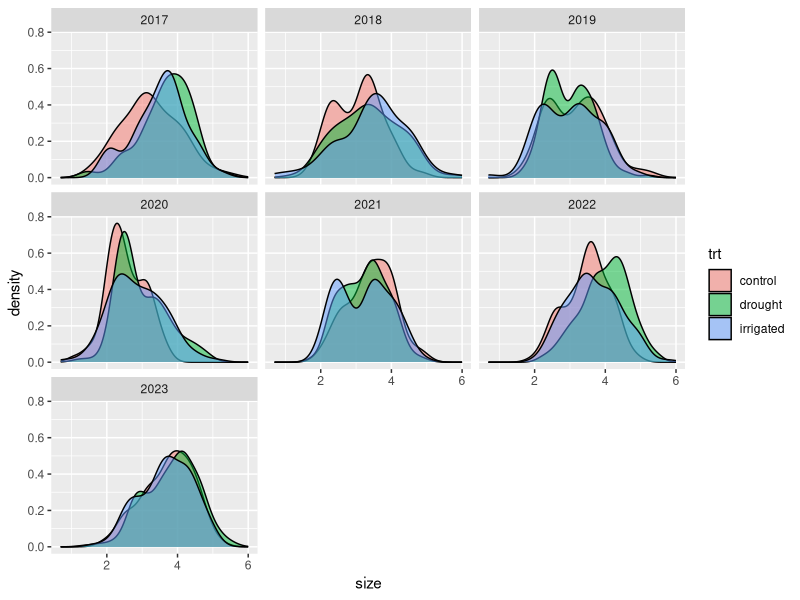
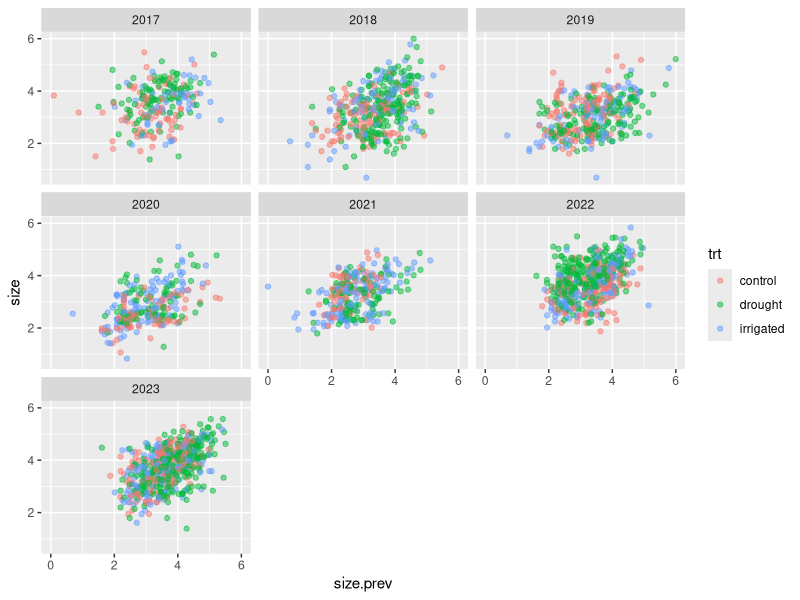
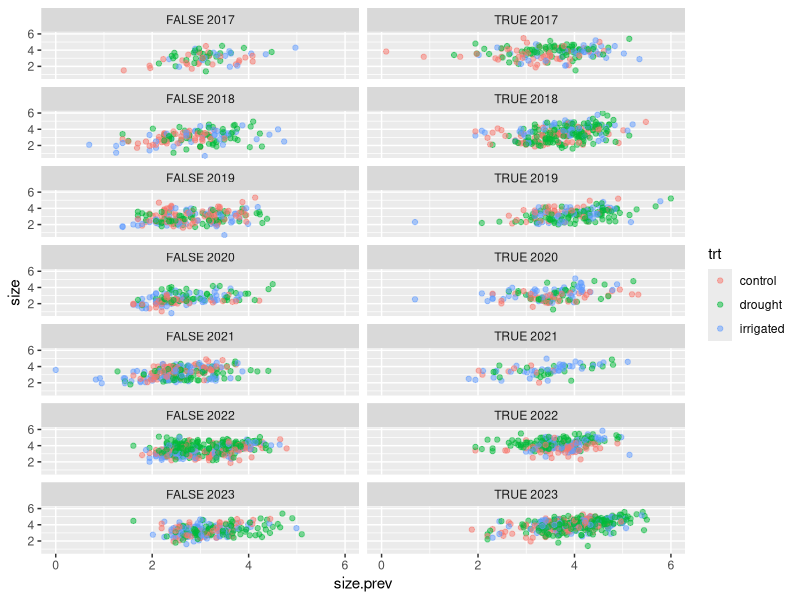
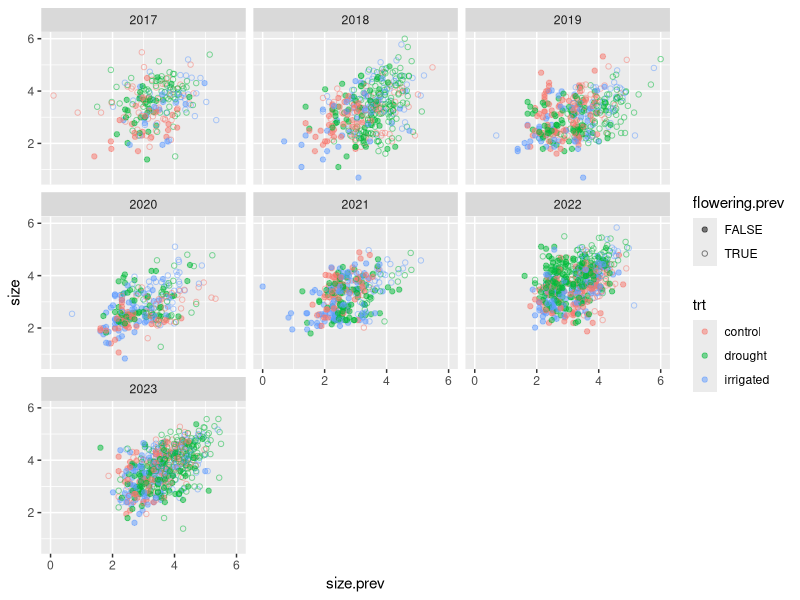
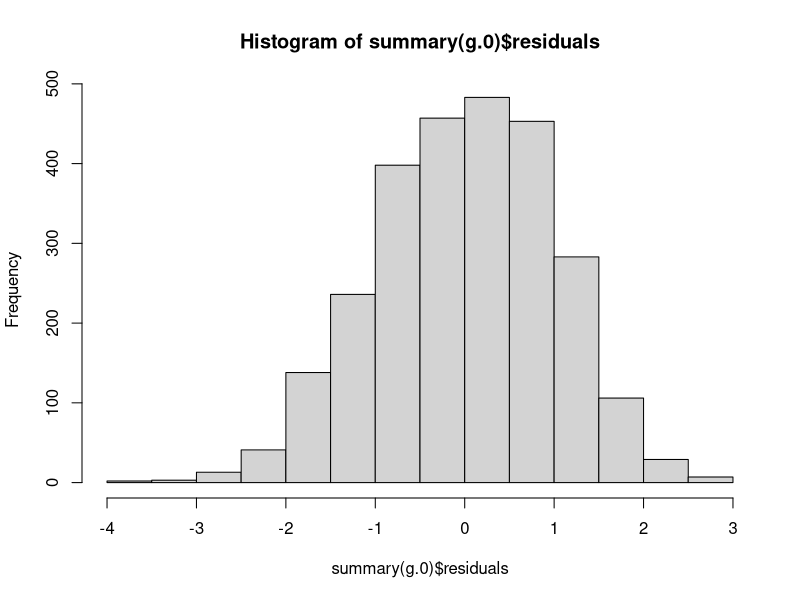
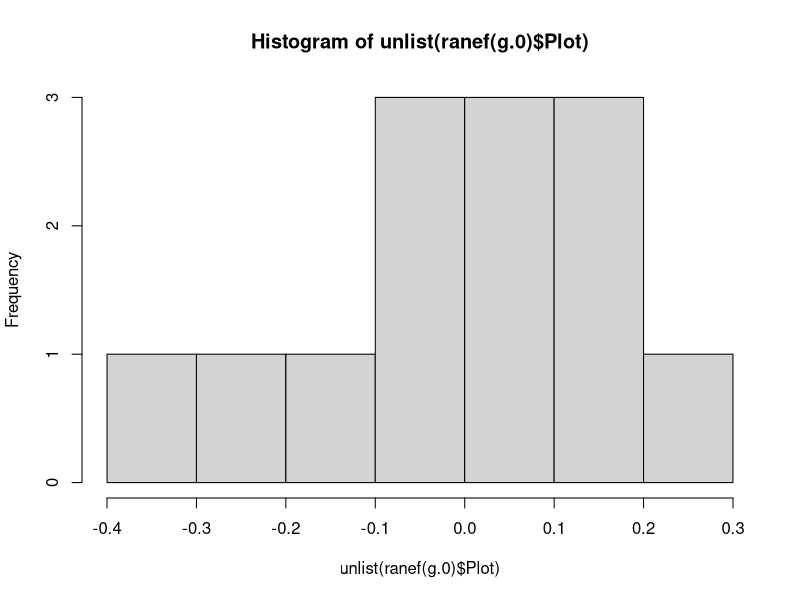
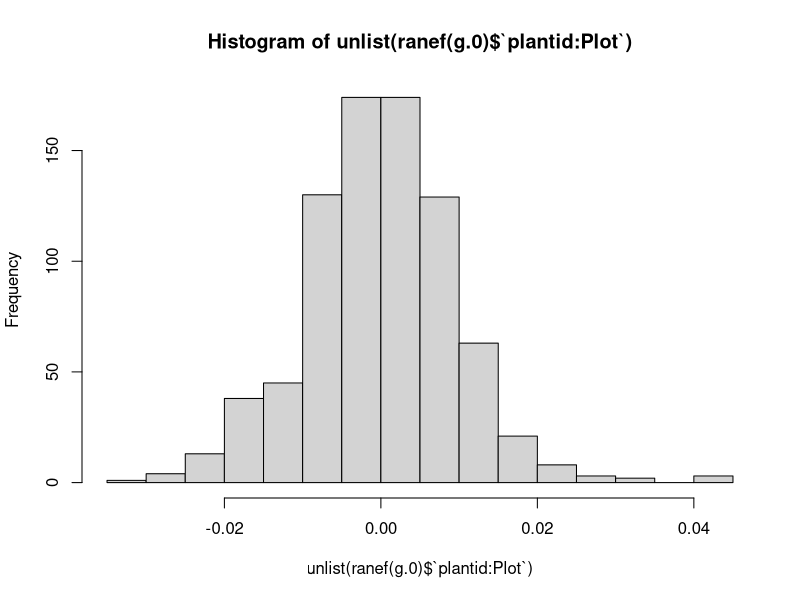
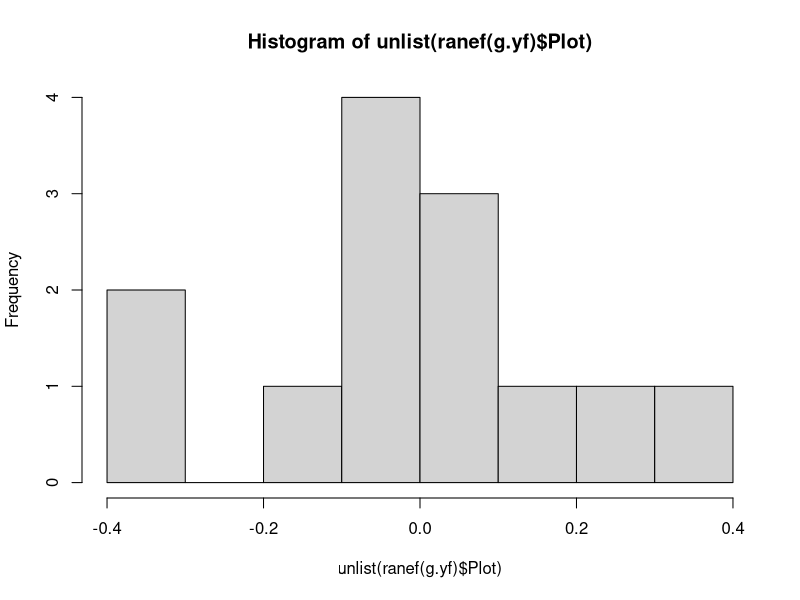

Reproduce these figures in R, in order.
##### Setup/preparation

library(ggplot2)
library(dplyr)
library(tidyr)
library(lme4)

rm(list = ls())

# Inverse logit wrapper
ilogit = function(x) (1+exp(-x))^(-1)

# Load in a demography table
demo.table = read.csv('01_data_cleaning/out/demo_table.csv')

# Merge in plot information
demo.table = merge(
  demo.table,
  read.csv('00_raw_data/plot_treatments.csv') %>% rename(Plot = plot)
)

##### For growth, filter out relevant plants
# relevant plants: observed alive in both years, 
# have required size data
# (also - flowered in previous year?)

demo.prev = merge(
  demo.table,
  demo.table %>% mutate(Year = Year + 1) %>% select(-c(Plot, trt)),
  by = c('plantid', 'Year'), suffixes = c('', '.prev')
) %>%
  arrange(plantid, Year, Plot)

head(demo.prev)

# Subset plants we want to put into model
demo.prev.for.mod = demo.prev %>%
  mutate(Year = factor(Year)) %>%
  # Remove NAs
  filter(
    !is.na(no.leaves) & !is.na(no.leaves.prev) &
    !is.na(leaf.leng) & !is.na(leaf.leng.prev)
  ) %>%
  # Remove records of plants that were not observed in the previous year
  filter(!is.na(obs.alive.prev) & obs.alive.prev) %>%
  # Previous umbel counts - update to zero if known to be alive, not flowering
  # (remove plants that are flowering but have no umbel count, if they exist)
  filter(!(is.na(no.umbels.prev) & flowering.prev)) %>%
  mutate(no.umbels.prev = ifelse(is.na(no.umbels.prev), 0, no.umbels.prev))

head(demo.prev.for.mod)
table(demo.prev.for.mod$obs.alive, useNA = 'always') # all plants are alive (good)
table(demo.prev.for.mod$detected, useNA = 'always')
table(demo.prev.for.mod$detected.prev, useNA = 'always') # looks good

# Add size variables...

demo.prev.for.mod = demo.prev.for.mod %>%
  mutate(
    size = log(no.leaves * leaf.leng),
    size.prev = log(no.leaves.prev * leaf.leng.prev)
  )

##### Try doing some plotting

demo.prev.for.mod %>%
  ggplot(aes(x = size)) +
  geom_density(
    aes(group = trt, fill = trt),
    alpha = 0.5, position = 'identity'
  ) +
  facet_wrap(~ Year)
# maybe some compositional effects in 2017, 2020, 2022...

demo.prev.for.mod %>%
  ggplot(aes(x = size.prev, y = size)) +
  geom_point(aes(colour = trt), alpha = 0.5) +
  coord_cartesian() +
  facet_wrap(~ Year) # interesting!

demo.prev.for.mod %>%
  ggplot(aes(x = size.prev, y = size)) +
  geom_point(aes(colour = trt), alpha = 0.5) +
  coord_cartesian() +
  facet_wrap(~ paste(flowering.prev, Year), ncol = 2, dir = 'v') 

demo.prev.for.mod %>%
  ggplot(aes(x = size.prev, y = size)) +
  geom_point(aes(colour = trt, shape = flowering.prev), alpha = 0.5) +
  coord_cartesian() +
  scale_shape_manual(values = c(19, 21)) +
  facet_wrap(~ Year)

##### Okay yeah let's do some modelz

# Null model
g.0 = lmer(
  formula = size ~ size.prev + (1 | Plot / plantid),
  data = demo.prev.for.mod
)

summary(g.0) # intercept is very high...?
hist(summary(g.0)$residuals) # kinda have a tail but otherwise okay (but I forget if residuals are ranef-centered or not...)
hist(unlist(ranef(g.0)$Plot))
hist(unlist(ranef(g.0)$`plantid:Plot`)) # these are normal tho

### Model with year
g.y = lmer(
  formula = size ~ size.prev + (1 | Year) + (1 | Plot / plantid),
  data = demo.prev.for.mod
)

summary(g.y)
AIC(g.y, g.0) # yep. year effect is good

### Model with flowering in previous year

g.y.f = lmer(
  formula = size ~ size.prev + flowering.prev + (1 | Year) + (1 | Plot / plantid),
  data = demo.prev.for.mod
)

AIC(g.y.f, g.y)
summary(g.y.f) # wait... this effect is positive?

### Flowering in previous year * size interaction

g.y.sf = lmer(
  formula = size ~ size.prev * flowering.prev + (1 | Year) + (1 | Plot / plantid),
  data = demo.prev.for.mod
)

summary(g.y.sf) # cool... assuming it's not bunk, this looks like it would make more sense...
AIC(g.y.sf, g.y.f, g.y) # hngh... fuck it is bunk. what the fuck?

### Size-treatment interaction (just to make sure)
g.y.f.t = lmer(
  formula = size ~ size.prev + trt + flowering.prev + (1 | Year) + (1 | Plot / plantid),
  data = demo.prev.for.mod
)

AIC(g.y.f.t, g.y.f, g.y)   # no treatment effects here

g.y.f.st = lmer(
  formula = size ~ size.prev * trt + flowering.prev + (1 | Year) + (1 | Plot / plantid),
  data = demo.prev.for.mod
)

AIC(g.y.f.st, g.y.f) # no size-treatment effects

### Flowering-treatment interaction
g.y.ft = lmer(
  formula = size ~ size.prev + trt * flowering.prev + (1 | Year) + (1 | Plot / plantid),
  data = demo.prev.for.mod
)

AIC(g.y.ft, g.y.f) # no treatment-flowering effects

### Oh I guess I should see if slope varies by year...

g.sy.f = lmer(
  formula = size ~ flowering.prev + (size.prev | Year) + (1 | Plot / plantid),
  data = demo.prev.for.mod
)

AIC(g.sy.f, g.y.f) # nope!

### What about effects of prior-year flowering varying by year?

g.yf = lmer(
  formula = size ~ size.prev + (flowering.prev | Year) + (1 | Plot / plantid),
  data = demo.prev.for.mod
)

AIC(g.yf, g.y.f) # ooh... super-interesting!! 

summary(g.yf)
hist(unlist(ranef(g.yf)$Plot))
hist(unlist(ranef(g.yf)$Year))
plot(unlist(ranef(g.yf)$Year["(Intercept)"])) # looks a little auto-correlated...
hist(unlist(ranef(g.yf)$Year["flowering.prevTRUE"]))
plot(unlist(ranef(g.yf)$Year["flowering.prevTRUE"])) # hmm...
hist(unlist(ranef(g.yf)$`plantid:Plot`)) # big-ol' right tail...

### So far... would appear that the best model is g.yf (flowering effect varying by year, independent of size)
# shall we plot?

data.preds = expand.grid(
  size.prev = seq(.5, 6, by = 0.25),
  Year = factor(2017:2023),
  flowering.prev = c(TRUE, FALSE)
) %>%
  mutate(pred.size = predict(g.yf, newdata = ., re.form = ~ (flowering.prev | Year)))

head(data.preds)  

ggplot() +
  geom_point(
    data = demo.prev.for.mod,
    aes(x = size.prev, y = size, colour = trt, shape = flowering.prev),
    alpha = 0.5
  ) +
  geom_line(
    data = data.preds,
    aes(x = size.prev, y = pred.size, group = flowering.prev, linetype = flowering.prev)
  ) +
  scale_shape_manual(values = c(19, 21)) +
  scale_colour_manual(values = c('goldenrod', 'red', 'blue')) +
  facet_wrap(~ Year)

ggplot() +
  geom_point(
    data = demo.prev.for.mod,
    aes(x = size.prev, y = size, colour = trt, shape = flowering.prev),
    alpha = 0.5
  ) +
  geom_line(
    data = data.preds,
    aes(x = size.prev, y = pred.size, group = flowering.prev, linetype = flowering.prev)
  ) +
  scale_shape_manual(values = c(19, 21)) +
  scale_colour_manual(values = c('goldenrod', 'red', 'blue')) +
  facet_wrap(~ paste(Year, flowering.prev), ncol = 4)

# How often is shrinkage happening...?
demo.prev.for.mod %>%
  group_by(Year, trt, flowering.prev = ifelse(flowering.prev, 'fl', 'nfl')) %>%
  summarise(p.grow = mean(size > size.prev)) %>% 
  pivot_wider(names_from = flowering.prev, values_from = p.grow)
  
# whoa... what the fuck

# Okay... look at size components...

##### Should also maybe fit a model with current flowering year...

g.yf0.yf1 = lmer(
  formula = size ~ size.prev + (flowering + flowering.prev | Year) + (1 | Plot / plantid),
  data = demo.prev.for.mod
)

g.yf0.f1 = lmer(
  formula = size ~ size.prev + flowering + (flowering.prev | Year) + (1 | Plot / plantid),
  data = demo.prev.for.mod
)

AIC(g.yf0.yf1, g.yf0.f1, g.yf) # cool

summary(g.yf0.f1)

data.preds = expand.grid(
  size.prev = seq(.5, 6, by = 0.25),
  Year = factor(2017:2023),
  flowering = c(TRUE, FALSE),
  flowering.prev = c(TRUE, FALSE)
) %>%
  mutate(pred.size = predict(g.yf0.f1, newdata = ., re.form = ~ (flowering.prev | Year)))

ggplot() +
  geom_point(
    data = demo.prev.for.mod,
    aes(x = size.prev, y = size, colour = trt, shape = flowering.prev),
    alpha = 0.5
  ) +
  geom_line(
    data = data.preds,
    aes(x = size.prev, y = pred.size, group = interaction(flowering.prev, flowering), linetype = interaction(flowering.prev, flowering))
  ) +
  scale_shape_manual(values = c(19, 21)) +
  scale_colour_manual(values = c('goldenrod', 'red', 'blue')) +
  facet_wrap(~ Year)
